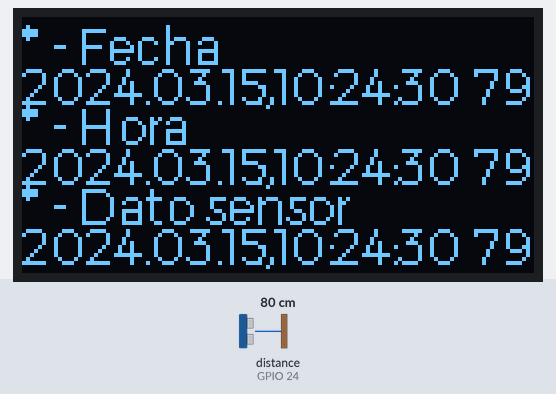
Recording of a program running on a simulated Raspberry Pi (BCM pin numbers). Parts: 128×64 one-colour display. The inputs (shaded band) are chosen by the test bench; at power-on: distance to the obstacle (sensor on GPIO 24) 80 cm. The echo pulse lasts 58.3 µs per cm; the clock reads 2024-03-15 10:24:30 at power-on unless the program sets it; files the program writes start out absent; text uses the font file from the repository; what the program prints to the terminal is not drawn.

Above: at 2.3 s.
2.4 s: distance to the obstacle (sensor on GPIO 24) set to 2 cm
At 5.0 s:
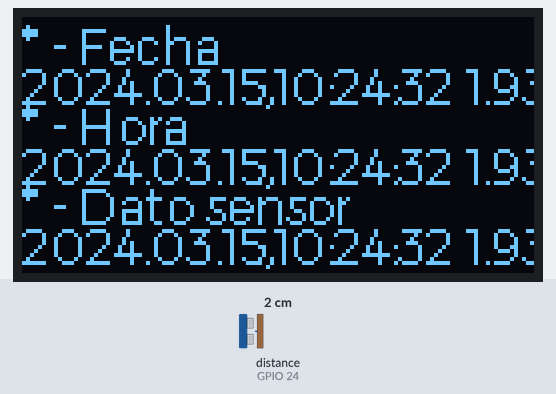
7.1 s: distance to the obstacle (sensor on GPIO 24) set to 4 cm
At 10.6 s:
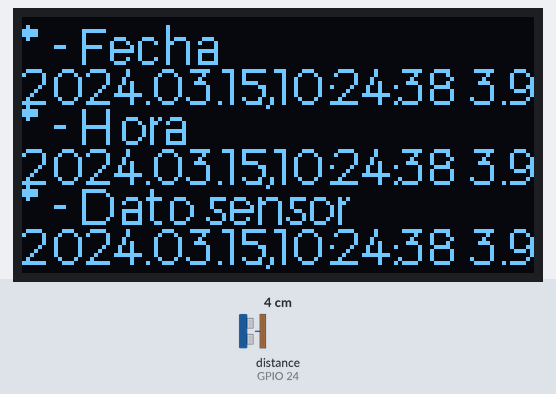
13.0 s: distance to the obstacle (sensor on GPIO 24) set to 9 cm
At 16.2 s:
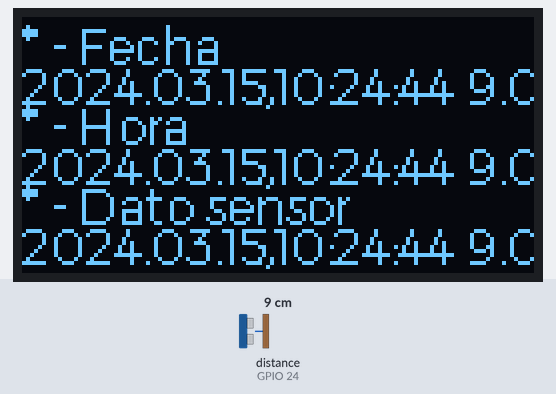
Timing chart, 0 to 17.7 s (numbered marks = the images above; inputs shaded):
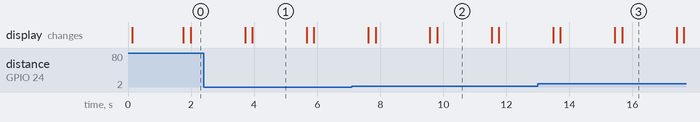

Measured:
- what the display in image 1 shows lasts 1.8 s, from 3.9 s to 5.7 s

The program:

ConjuntoV4.py
```python
import time
import RPi.GPIO as GPIO
#### Datos configuracion de Sensor
import os     #Importa libreria "os" para borrar datos en terminal y no$
from datetime import datetime
GPIO.setwarnings(False) #IMPORTANTE - ESTE COMANDO ELIMINA LAS POSIBLES ADVERTENCIAS
GPIO.setmode(GPIO.BCM) #Indica que se utilizara  la numeracion de BROADCOM y no la fisica
GPIO_TRIGGER =23 #Se usara el pin GPIO 23
GPIO_ECHO    =24 #Se usara el pin GPIO 24
GPIO.setup(GPIO_TRIGGER,GPIO.OUT)   #Configuracion de pin 23 como salida
GPIO.setup(GPIO_ECHO,GPIO.IN)       #Configuracion de pin 24 como entrada
GPIO.output(GPIO_TRIGGER, False)    #Salida de pin 23 en 0 logico
TTiempo = time.strftime('%Y.%m.%d,%H:%M')
Documento = 'out/' + TTiempo + '.txt'
f=open(Documento, 'a')
f.write('Date, Time, Sample' + '\n')

print "Inicia proceso de captura de datos."
########################### Datos configuracion de OLED
import time
import Adafruit_GPIO.SPI as SPI #Importa libreria de Adafruit y la nombra SPI
import Adafruit_SSD1306 #Importa otra libreria de Adafruit para el Display
from PIL import Image
from PIL import ImageDraw #Dibujo
from PIL import ImageFont #Fuente
import subprocess
RST = None  # En el PiOLED este pin no se usa      NONE = ninguna
DC = 23 	# pin que solo se utilizan con SPI
SPI_PORT = 0    # pin que solo se utilizan con SPI
SPI_DEVICE = 0  # pin que solo se utilizan con SPI
disp = Adafruit_SSD1306.SSD1306_128_64(rst=RST)  # 128x64 display con hardware I2C:
disp.begin()  #Begin =Empezar
disp.clear()  #Borra Display OLED
disp.display() #Configuracion pantalla
width = disp.width #Width = Ancho
height = disp.height #Height = Alto
image = Image.new('1', (width, height))
draw = ImageDraw.Draw(image) # Obtener objeto de dibujo para dibujar en la imagen.
draw.rectangle((0,0,width,height), outline=0, fill=0) # Dibuja un cuadro lleno de negro para borrar la imagen.
# La "coma" con el numero indica el tamano del objeto o letra cargada
LETRA1 = ImageFont.truetype('Montserrat-Light.ttf', 12)     #LETRA Cargada por fuente TTF
LETRA2 = ImageFont.truetype('Montserrat-Medium.ttf', 19)    #LETRA Cargada por fuente TTF
IMAGEN1 = ImageFont.truetype('fontawesome-webfont.ttf', 52) #IMAGENES Cargada por fuente TTF
IMAGEN2 = ImageFont.truetype('fontawesome-webfont.ttf', 64) #IMAGENES Cargada por fuente TTF
#############################3###Fin configuraciones
try:
        while True:
###################### Inicio captura y alamcenamiento de datos

                print "Esperando por sensor"
		time.sleep (0.5)
                GPIO.output(GPIO_TRIGGER,True)   #Habilita la salida 23 (1 logico)
                time.sleep(0.000001)
                GPIO.output(GPIO_TRIGGER,False)  #Deshabilita la salida 23 (0 logico)
                start=time.time()
                while GPIO.input(GPIO_ECHO)==0:  #Mientras que el pin 24 sea igual a "0" $
                        start=time.time()        #Se guarda el dato inicial de muestreo e$
                while GPIO.input(GPIO_ECHO)==1:  #Mientras que el pin 24 sea igual a "1" $
                        stop=time.time()          #Se guardara el dato inicial de muestre$
                elapsed=stop-start              #Se realiza la diferencia de horario para$
                distance=(elapsed*34300)/2      #Guarda el valor de la dstancia calculada$
                FechaHoraRegistrada=time.strftime('%Y.%m.%d,%H:%M:%S')  #Variable que almacena la $
                f.write(FechaHoraRegistrada + ',' +str(distance) + '\n') #Guarda en el documento .$
#               os.system("clear")      #Borra lo datos en la terminal, no los deja acumu$
                Dato=( FechaHoraRegistrada + ' ' + str(distance))
		print Dato
		print TTiempo
		print "Hola munod"
                time.sleep(1)                   #Tiempo para visualizar el dato capturado
                FechaHoraMin= time.strftime('%Y.%m.%d,%H:%M') #Guarda el dato de la fe$
                if FechaHoraMin <> TTiempo:  #Diferencia entre Hora Min actual y el Hora Min registrado
                        f.close #cierra el .txt
                        Documento = 'out/' + FechaHoraMin + '.txt' #Genera un nuevo .txt$
                        f=open(Documento, 'a')  #Permite abrir y editar el archivo
                        TTiempo = FechaHoraMin #Configura las dos horas a comparar co$

                        print 'Creating new file'  #Imprime la observacion de que ya se t$
###################  Fin Capturas de datos
###################  Inicio impresion de pantalla OLED

# Dibuja un cuadro lleno de negro para borrar la imagen.
         	draw.rectangle((0,0,width,height), outline=0, fill=0)
# ICONOS: Desde aqui podemos imprimir los iconos segun existan en el archivo .ttf
	        draw.text((30, 0),   unichr(int("f17c", 16)),  font=IMAGEN1, fill=255) #Imagen 1
         	draw.text((22, 52),  str("RasPi 3 b+"),  font=LETRA1, fill=255)
	        draw.text((18, 0),  str("hola mundo"),  font=LETRA1, fill=255)
##Los numeros a la derecha desplazan el texto para arriba o abajo
##Los numeros a la izquierda desplazan texto a derecha o izquierda
        	disp.image(image)
	        disp.display()
        	time.sleep(0.1)
######## # Dibuja un cuadro lleno de negro para borrar la imagen.
                disp.clear()
                draw.rectangle((0,0,width,height), outline=0, fill=0)
                draw.text((0,0),  str("* - Fecha"),  font=LETRA1, fill=255)
                draw.text((0,10),  str(Dato),  font=LETRA1, fill=255)
		draw.text((0,20),  str("* - Hora"),  font=LETRA1, fill=255)
                draw.text((0,30),  str(Dato),  font=LETRA1, fill=255)
		draw.text((0,40),  str("* - Dato sensor"),  font=LETRA1, fill=255)
                draw.text((0,50),  str(Dato),  font=LETRA1, fill=255)

               	disp.image(image)
                disp.display()
                time.sleep(0.1)

###################  Fin impresion de pantalla OLED

except KeyboardInterrupt:  # Esto solo pasara si presiona "Ctrl+C"
        print '\n' + 'Termina ejecucion de programa' + '\n'
        print 'Hasta la vista'
        GPIO.cleanup() #Reinicia la configuracion de los pines GPIO
```
